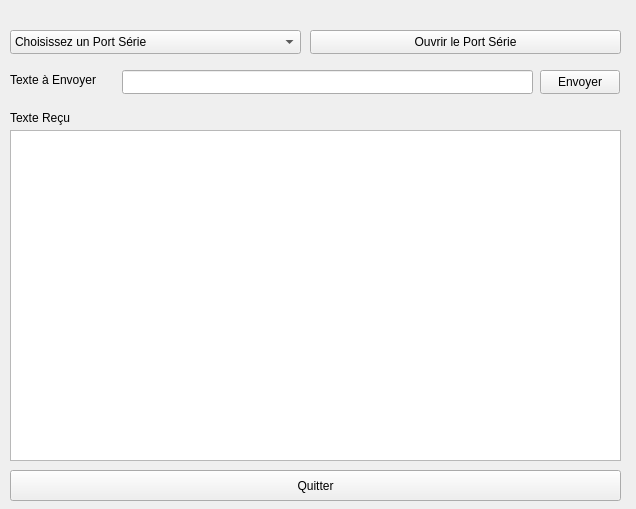
<?xml version="1.0" encoding="UTF-8"?>
<ui version="4.0">
 <class>oui</class>
 <widget class="QWidget" name="oui">
  <property name="geometry">
   <rect>
    <x>0</x>
    <y>0</y>
    <width>636</width>
    <height>509</height>
   </rect>
  </property>
  <property name="windowTitle">
   <string>oui</string>
  </property>
  <widget class="QPushButton" name="pushButton_Quitter">
   <property name="geometry">
    <rect>
     <x>10</x>
     <y>470</y>
     <width>611</width>
     <height>31</height>
    </rect>
   </property>
   <property name="text">
    <string>Quitter</string>
   </property>
  </widget>
  <widget class="QPushButton" name="pushButton_OuvrirPortSerie">
   <property name="geometry">
    <rect>
     <x>310</x>
     <y>30</y>
     <width>311</width>
     <height>24</height>
    </rect>
   </property>
   <property name="text">
    <string>Ouvrir le Port Série</string>
   </property>
  </widget>
  <widget class="QPushButton" name="pushButton_Envoyer">
   <property name="geometry">
    <rect>
     <x>540</x>
     <y>70</y>
     <width>80</width>
     <height>24</height>
    </rect>
   </property>
   <property name="text">
    <string>Envoyer</string>
   </property>
  </widget>
  <widget class="QComboBox" name="comboBox_Port">
   <property name="geometry">
    <rect>
     <x>10</x>
     <y>30</y>
     <width>291</width>
     <height>24</height>
    </rect>
   </property>
   <property name="currentText">
    <string>Choisissez un Port Série</string>
   </property>
   <item>
    <property name="text">
     <string>Choisissez un Port Série</string>
    </property>
   </item>
  </widget>
  <widget class="QLabel" name="label">
   <property name="geometry">
    <rect>
     <x>10</x>
     <y>70</y>
     <width>101</width>
     <height>20</height>
    </rect>
   </property>
   <property name="text">
    <string>Texte à Envoyer</string>
   </property>
  </widget>
  <widget class="QLabel" name="label_2">
   <property name="geometry">
    <rect>
     <x>10</x>
     <y>110</y>
     <width>71</width>
     <height>16</height>
    </rect>
   </property>
   <property name="text">
    <string>Texte Reçu</string>
   </property>
  </widget>
  <widget class="QLineEdit" name="lineEdit_TexteEnvoyer">
   <property name="geometry">
    <rect>
     <x>122</x>
     <y>70</y>
     <width>411</width>
     <height>24</height>
    </rect>
   </property>
  </widget>
  <widget class="QTextEdit" name="textEdit_TexteRecu">
   <property name="geometry">
    <rect>
     <x>10</x>
     <y>130</y>
     <width>611</width>
     <height>331</height>
    </rect>
   </property>
  </widget>
 </widget>
 <layoutdefault spacing="6" margin="11"/>
 <resources/>
 <connections>
  <connection>
   <sender>pushButton_Quitter</sender>
   <signal>clicked()</signal>
   <receiver>oui</receiver>
   <slot>close()</slot>
   <hints>
    <hint type="sourcelabel">
     <x>375</x>
     <y>484</y>
    </hint>
    <hint type="destinationlabel">
     <x>629</x>
     <y>467</y>
    </hint>
   </hints>
  </connection>
 </connections>
</ui>
